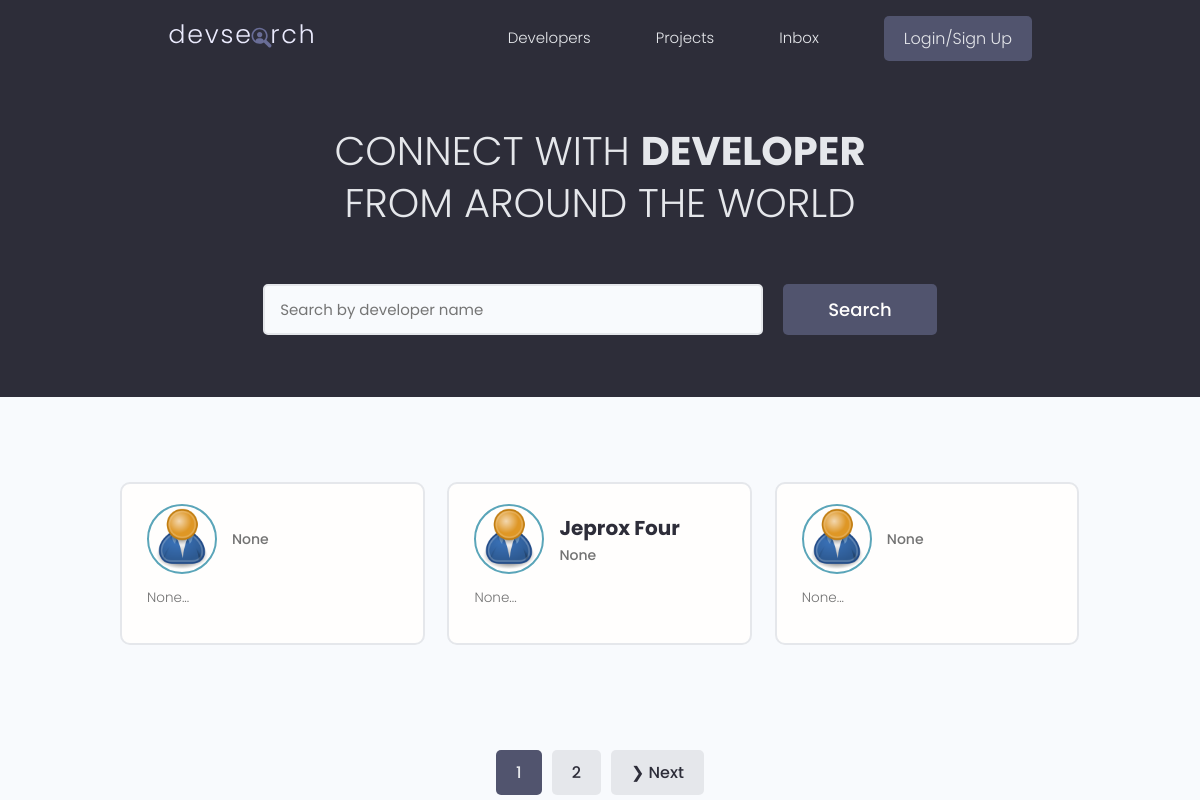
The app's page /, older data.
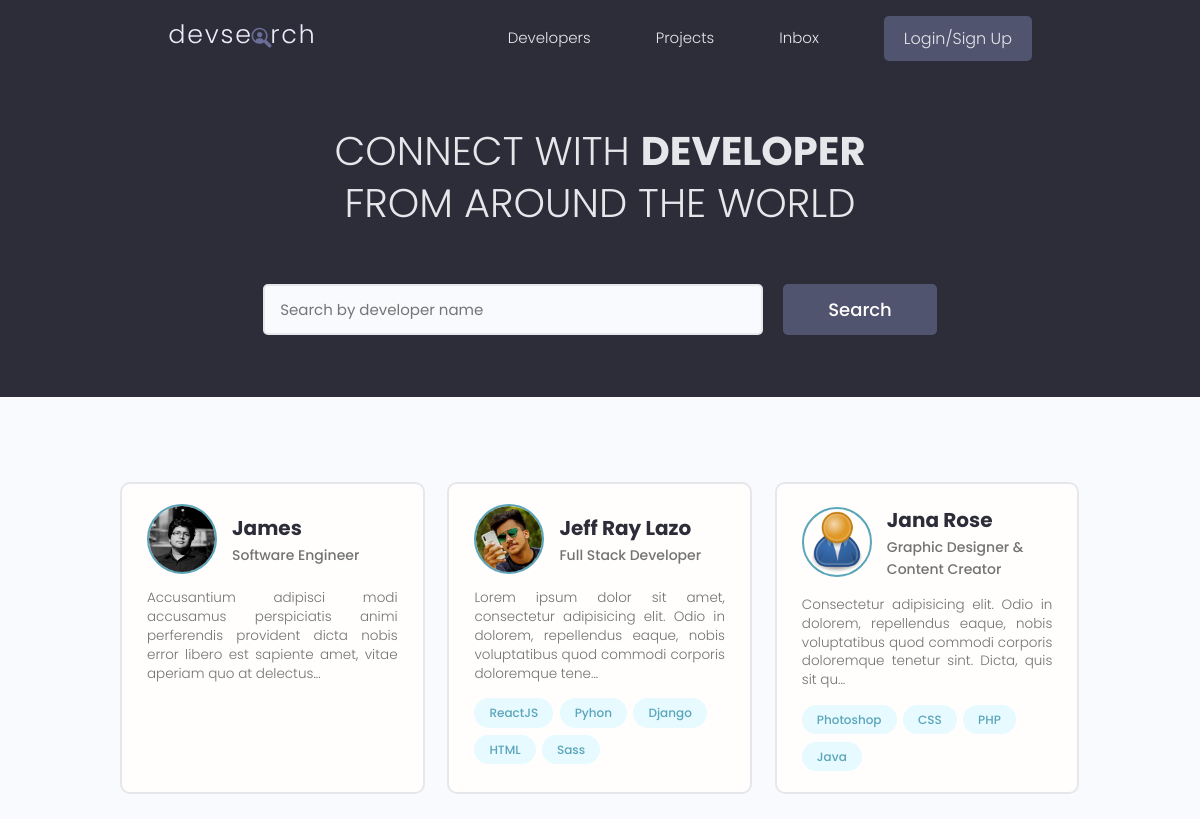
The same page, newer data.
### users/models.py (models this page shows, shortened)
class Profile(models.Model):
    id = models.UUIDField(default=uuid.uuid4, unique=True,
                          primary_key=True, editable=False)
    user = models.OneToOneField(
        User, on_delete=models.CASCADE, null=True, blank=True)
    name = models.CharField(max_length=200, blank=True, null=True)
    email = models.EmailField(max_length=500, blank=True, null=True)
    username = models.CharField(max_length=200, blank=True, null=True)
    short_intro = models.CharField(max_length=200, blank=True, null=True)
    bio = models.TextField(blank=True, null=True)
    location = models.CharField(max_length=200, blank=True, null=True)
    profile_image = models.ImageField(
        null=True, blank=True, upload_to="profiles/", default="profiles/user-default.png")
    social_github = models.CharField(max_length=200, blank=True, null=True)
    social_twitter = models.CharField(max_length=200, blank=True, null=True)
    social_linkedin = models.CharField(max_length=200, blank=True, null=True)
    social_youtube = models.CharField(max_length=200, blank=True, null=True)
    social_website = models.CharField(max_length=200, blank=True, null=True)
    created = models.DateTimeField(auto_now_add=True)

class Skill(models.Model):
    id = models.UUIDField(default=uuid.uuid4, unique=True,
                          primary_key=True, editable=False)
    owner = models.ForeignKey(
        Profile, on_delete=models.CASCADE, null=True, blank=True)
    name = models.CharField(max_length=200, blank=True, null=True)
    description = models.TextField(blank=True, null=True)
    created = models.DateTimeField(auto_now_add=True)
    def __str__(self):
        return str(self.name)

### users/views.py (the view)
# urls.py: path('', views.profiles, name="profiles"),
def profiles(request):
    profiles, search_query = searchProfiles(request)
    custom_range, profiles = paginateProfiles(request, profiles, 3)
    context = {'profiles': profiles, 'search_query': search_query,
               'custom_range': custom_range}
    return render(request, 'users/profiles.html', context)

### users/utils.py (called while the page is built)
def paginateProfiles(request, profiles, results):
    page = request.GET.get('page')
    paginator = Paginator(profiles, results)
    try:
        profiles = paginator.page(page)
    except PageNotAnInteger:
        page = 1
        profiles = paginator.page(page)
    except EmptyPage:
        page = paginator.num_pages
        profiles = paginator.page(page)
    leftIndex = (int(page) - 4)
    if leftIndex < 1:
        leftIndex = 1
    rightIndex = (int(page) + 5)
    if rightIndex > paginator.num_pages:
        rightIndex = paginator.num_pages + 1
    custom_range = range(leftIndex, rightIndex)
    return custom_range, profiles

### users/templates/users/profiles.html (shortened to what this page needs)
{% extends 'main.html' %}
{% block content %}
<main class="home">
    <section class="hero-section text-center">
        <div class="container container--narrow">
            <div class="hero-section__box">
                <h2>CONNECT WITH <span>DEVELOPER</span></h2>
                <h2>FROM AROUND THE WORLD</h2>
            </div>
            <div class="hero-section__search">
                <form id="search-form" class="form" action="{% url 'profiles' %}" method="get">
                    <div class="form__field">
                        <input class="input input--text" id="formInput#search" type="text" name="search_query"
                            value="{{search_query}}" placeholder="Search by developer name" />
                    </div>
                    <input class="btn btn--sub btn--lg" type="submit" value="Search" />
                </form>
            </div>
        </div>
    </section>
    <section class="devlist">
        <div class="container">
            <div class="grid grid--three">
                {% for profile in profiles %}
                <div class="column card">
                    <div class="dev">
                        <a href="{% url 'user-profile' profile.id %}" class="card__body">
                            <div class="dev__profile">
                                <img class="avatar avatar--md" src="{{profile.profile_image.url}}"
                                    alt="{{profile.name|slugify}}" />
                                <div class="dev__meta">
                                    <h3>{{profile.name}}</h3>
                                    <h5>{{profile.short_intro|slice:"60"}}</h5>
                                </div>
                            </div>
                            <p class="dev__info">
                                {{profile.bio|slice:"150"}}...
                            </p>
                            <div class="dev__skills">
                                {% for skill in profile.skill_set.all|slice:"5" %}
                                <span class="tag tag--pill tag--main">
                                    <small>{{skill}}</small>
                                </span>
                                {% endfor %}
                            </div>
                        </a>
                    </div>
                </div>
                {% endfor %}
            </div>
        </div>
    </section>
    {% include 'pagination.html' with query_set=profiles custom_range=custom_range %}
</main>
{% endblock %}

Row changes from the older to the newer data that the page shows:
removed Profile: profile_image (placeholder picture), short_intro "None", bio "None"
removed Profile: profile_image (placeholder picture), name "Jeprox Four", short_intro "None", bio "None"
removed Profile: profile_image (placeholder picture), short_intro "None", bio "None"
added Profile: profile_image (picture), name "James", short_intro "Software Engineer", bio "Accusantium adipisci modi accusamus perspiciatis animi perferendis provident dicta nobis error libero est sapiente amet, vitae aperiam quo at delectus"
now on this page (row edited): Profile: profile_image (picture), name "Jeff Ray Lazo", short_intro "Full Stack Developer", bio "Lorem ipsum dolor sit amet, consectetur adipisicing elit. Odio in dolorem, repellendus eaque, nobis voluptatibus quod commodi corporis doloremque tene"
now on this page (row unchanged): Skill: name "ReactJS", shown under "Jeff Ray Lazo"
now on this page (row unchanged): Skill: name "Pyhon", shown under "Jeff Ray Lazo"
now on this page (row unchanged): Skill: name "Django", shown under "Jeff Ray Lazo"
now on this page (row unchanged): Skill: name "HTML", shown under "Jeff Ray Lazo"
now on this page (row unchanged): Skill: name "Sass", shown under "Jeff Ray Lazo"
now on this page (row unchanged): Profile: profile_image (placeholder picture), name "Jana Rose", short_intro "Graphic Designer & Content Creator", bio "Consectetur adipisicing elit. Odio in dolorem, repellendus eaque, nobis voluptatibus quod commodi corporis doloremque tenetur sint. Dicta, quis sit qu"
now on this page (row unchanged): Skill: name "Photoshop", shown under "Jana Rose"
now on this page (row unchanged): Skill: name "CSS", shown under "Jana Rose"
now on this page (row unchanged): Skill: name "PHP", shown under "Jana Rose"
now on this page (row unchanged): Skill: name "Java", shown under "Jana Rose"
Text that changed along with them:
list line gone: "1"
list line gone: "2"
text no longer shown: "❯ Next"
